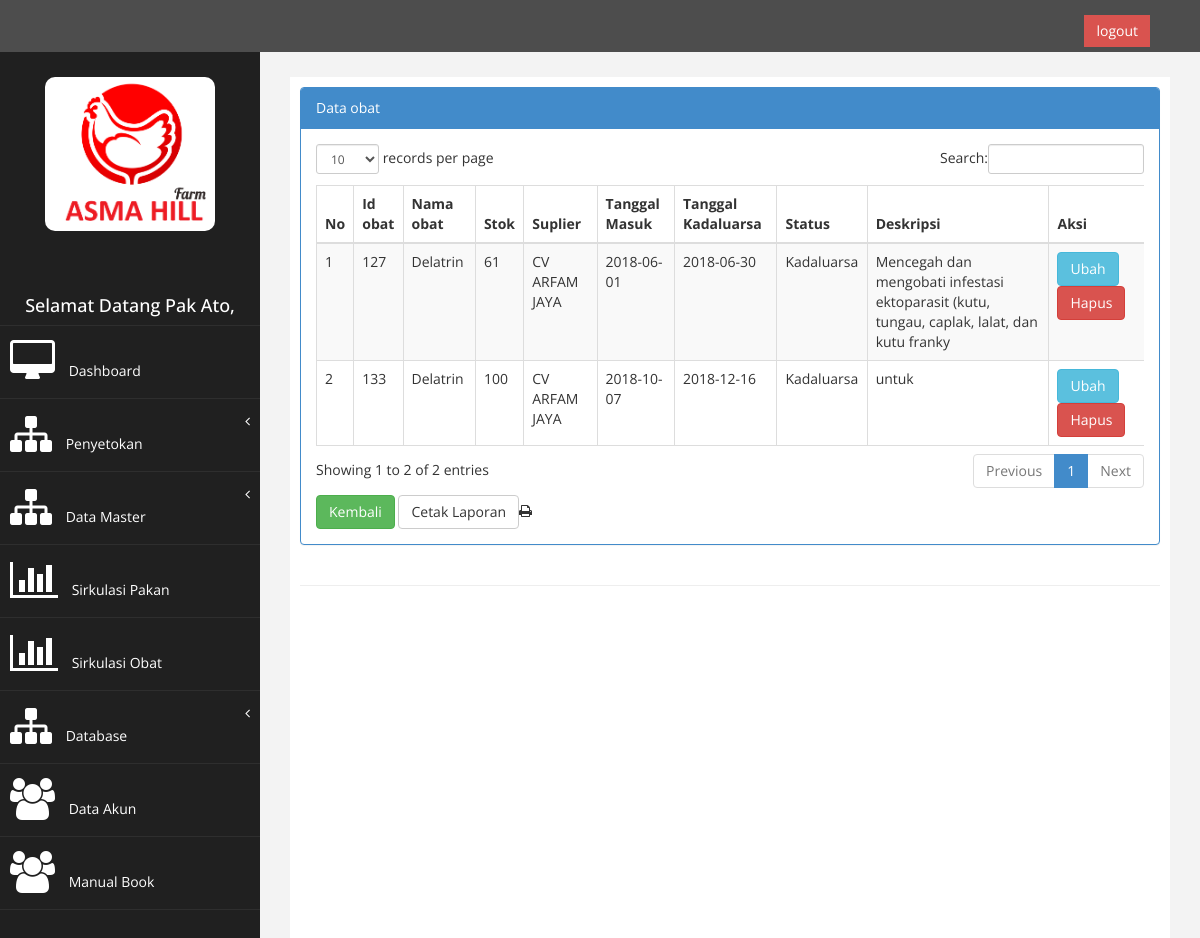
The app's page /index.php?page=view_obat&aksi=data_obat&id=1 (signed in), older data.
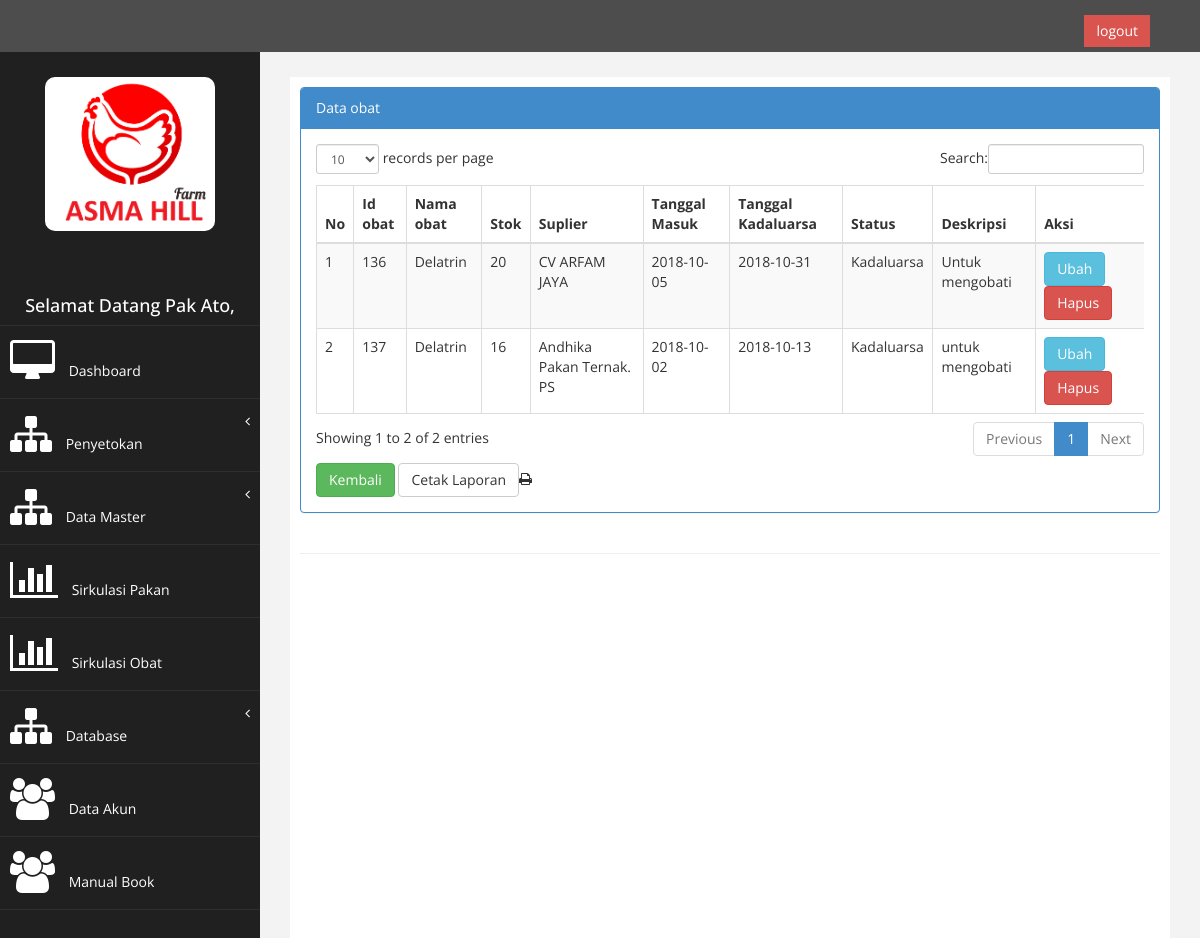
The same page, newer data.
### tables this page shows
CREATE TABLE `tb_obat` (
  `id_obat` int(9) NOT NULL AUTO_INCREMENT,
  `nama_obat` varchar(250) NOT NULL,
  `stok` int(11) NOT NULL,
  `id_suplier` int(5) NOT NULL,
  `id_kategori` int(11) NOT NULL,
  `tgl_masuk` date NOT NULL,
  `tgl_kadaluarsa` date NOT NULL,
  `deskripsi` varchar(100) NOT NULL,
  PRIMARY KEY (`id_obat`),
  KEY `id_suplier` (`id_suplier`),
  CONSTRAINT `tb_obat_ibfk_1` FOREIGN KEY (`id_suplier`) REFERENCES `tb_suplier` (`id_suplier`) ON DELETE CASCADE ON UPDATE CASCADE
);

CREATE TABLE `tb_suplier` (
  `id_suplier` int(5) NOT NULL AUTO_INCREMENT,
  `nama_suplier` varchar(250) NOT NULL,
  `alamat_suplier` varchar(250) NOT NULL,
  `tlp_suplier` varchar(12) NOT NULL,
  PRIMARY KEY (`id_suplier`)
);

### page/data_obat/data_obat.php (the view, shortened to what this page needs)
<div class="row">
                <div class="col-md-12">
                    <div class="panel panel-primary">
                        <div class="panel-heading">
                             Data obat
                        </div>
                        <div class="panel-body">
                            <div class="table-responsive">
                                <table class="table table-striped table-bordered table-hover" id="dataTables-example">
                                    <thead>
                                        <tr>
                                            <th>No</th>
                                            <th>Id obat</th>
                                            <th>Nama obat</th>
                                            <th>Stok</th>
                                            <th>Suplier</th>
                                            <th>Tanggal Masuk</th>
                                            <th>Tanggal Kadaluarsa</th>
                                            <th>Status</th>
                                            <th>Deskripsi</th>
                                            <th>Aksi</th>
                                        </tr>
                                    </thead>
                                    <tbody>
                                    <?php error_reporting(E_ALL ^ E_NOTICE);
                                    $no = 1;
                                    $sql = $koneksi->query("select tb_obat.id_obat,tb_obat.nama_obat, tb_obat.stok, tb_obat.id_suplier, tb_obat.tgl_masuk, tb_obat.tgl_kadaluarsa, tb_suplier.nama_suplier,IF(DATEDIFF(NOW(),tgl_kadaluarsa)>0,'Kadaluarsa','Belum Kadaluarsa') AS kadaluarsa, tb_obat.deskripsi from tb_obat INNER JOIN tb_suplier ON tb_obat.id_suplier=tb_suplier.id_suplier WHERE id_kategori=$_GET[id]");
                                    while ($data= $sql->fetch_assoc()){
                                    ?>
                                    <tr>
                                    <td><?php echo $no++; ?></td>
                                     <td><?php echo $data['id_obat']; ?></td>
                                    <td><?php echo $data['nama_obat']; ?></td>
                                    <td><?php echo $data['stok']; ?></td>
                                    <td><?php echo $data['nama_suplier']; ?></td>
                                    <td><?php echo $data['tgl_masuk']; ?></td>
                                    <td><?php echo $data['tgl_kadaluarsa']; ?></td>
                                    <td><?php echo $data['kadaluarsa']; ?></td>
                                  <td><?php echo $data['deskripsi']; ?></td>
                                    <td>
                                    <a href="?page=view_obat&aksi=ubah&id=<?php echo $data['id_obat'];?>"  class="btn btn-info">Ubah</a>
                                    <a onclick="return confirm('Anda Yakin Akan Menghapus Data Ini?')" href="?page=view_obat&aksi=hapus&id=<?php echo $data['id_obat']; ?>&kategori=<?php echo $_GET[id]; ?>" class="btn btn-danger">Hapus</a>
                                    </td>
                                    </tr>
                                    <?php } ?>
                                    </tbody>
                                    </table>
                                    </div>
                                 <form method="POST" action="./laporan/laporan_obat.php">
    <a href="?page=view_obat" class="btn btn-success" style="margin-bottom: : 8px";><i class="fa fa-back"></i>Kembali</a>
  <input type="submit" name="submit" value="Cetak Laporan" target="blank" class="btn btn-default" style="margin-bottom: : 8px"><li class=" fa fa-print"></li>
</form>
                                       </div>
                                        </div>
                                         </div>
                                          </div>

Row changes from the older to the newer data that the page shows:
removed tb_obat: id_obat "127", nama_obat "Delatrin", stok "61", id_suplier.nama_suplier "CV ARFAM JAYA", tgl_masuk "2018-06-01", tgl_kadaluarsa "2018-06-30", kadaluarsa "Kadaluarsa", deskripsi "Mencegah dan mengobati infestasi ektoparasit (kutu, tungau, caplak, lalat, dan kutu franky"
removed tb_obat: id_obat "133", nama_obat "Delatrin", stok "100", id_suplier.nama_suplier "CV ARFAM JAYA", tgl_masuk "2018-10-07", tgl_kadaluarsa "2018-12-16", kadaluarsa "Kadaluarsa", deskripsi "untuk"
added tb_obat: id_obat "136", nama_obat "Delatrin", stok "20", id_suplier.nama_suplier "CV ARFAM JAYA", tgl_masuk "2018-10-05", tgl_kadaluarsa "2018-10-31", kadaluarsa "Kadaluarsa", deskripsi "Untuk mengobati"
added tb_obat: id_obat "137", nama_obat "Delatrin", stok "16", id_suplier.nama_suplier "Andhika Pakan Ternak. PS", tgl_masuk "2018-10-02", tgl_kadaluarsa "2018-10-13", kadaluarsa "Kadaluarsa", deskripsi "untuk mengobati"
